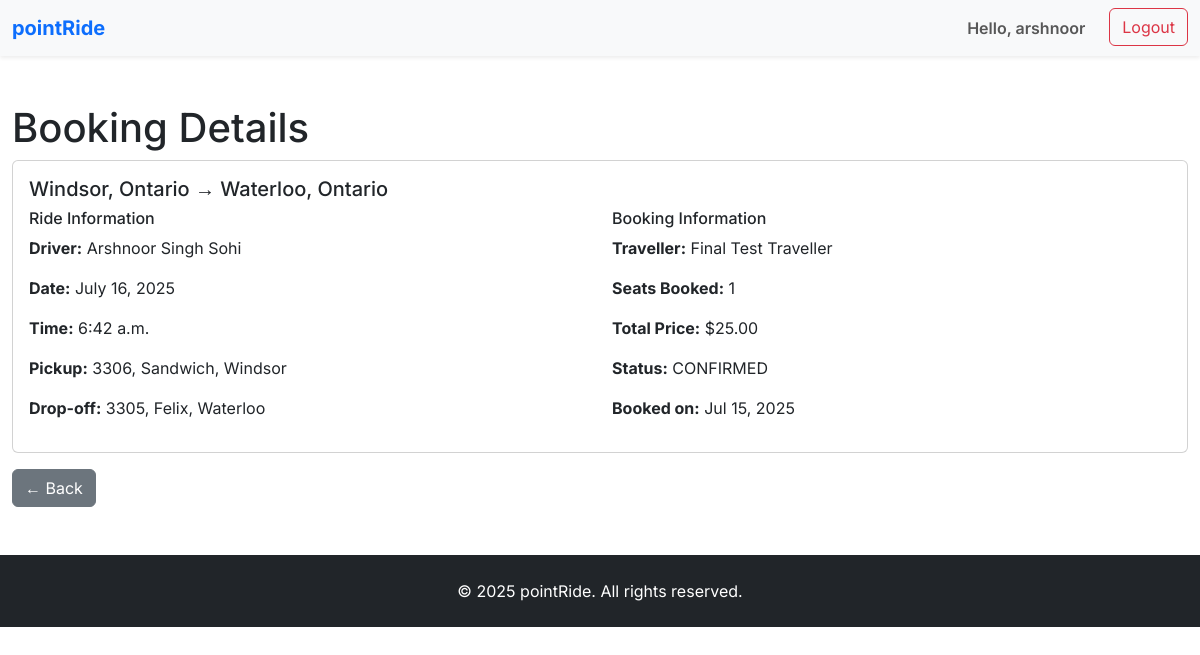
The app's page /rides/booking/1/ (signed in) with its own data.
### accounts/models.py (models this page shows, shortened)
class User(AbstractUser):
    full_legal_name = models.CharField(max_length=255, blank=False, null=False)
    phone_number = models.CharField(max_length=20, blank=True, null=True)
    profile_picture = models.ImageField(
        upload_to='profile_pictures/',
        blank=True,
        null=True,
        validators=[FileExtensionValidator(allowed_extensions=['jpg', 'jpeg', 'png'])]
    )
    current_home_address = models.CharField(max_length=255, blank=False, null=False)
    starting_city = models.CharField(max_length=100, blank=False, null=False)
    bio = models.TextField(blank=True, null=True)
    languages_spoken = models.JSONField(default=list, blank=True, null=True)
    is_driver = models.BooleanField(default=False)
    is_traveller = models.BooleanField(default=True)  # Default to traveller
    groups = models.ManyToManyField(
        'auth.Group',
        verbose_name='groups',
        blank=True,
        help_text='The groups this user belongs to. A user will get all permissions granted to each of their groups.',
        related_name="custom_user_set",
        related_query_name="user",
    )
    user_permissions = models.ManyToManyField(
        'auth.Permission',
        verbose_name='user permissions',
        blank=True,
        help_text='Specific permissions for this user.',
        related_name="custom_user_set",
        related_query_name="user",
    )

### rides/models.py (models this page shows, shortened)
class Booking(models.Model):
    BOOKING_STATUS_CHOICES = [
        ('PENDING', 'Pending'),
        ('CONFIRMED', 'Confirmed'),
        ('CANCELLED', 'Cancelled'),
        ('COMPLETED', 'Completed'),
    ]
    ride = models.ForeignKey(Ride, on_delete=models.CASCADE, related_name='bookings')
    traveller = models.ForeignKey(User, on_delete=models.CASCADE, related_name='bookings')
    seats_booked = models.IntegerField(validators=[MinValueValidator(1), MaxValueValidator(4)])
    total_price = models.DecimalField(max_digits=8, decimal_places=2)
    custom_pickup_location = models.CharField(max_length=255, blank=True, null=True)
    custom_dropoff_location = models.CharField(max_length=255, blank=True, null=True)
    status = models.CharField(max_length=20, choices=BOOKING_STATUS_CHOICES, default='PENDING')
    booking_notes = models.TextField(blank=True, null=True)
    created_at = models.DateTimeField(auto_now_add=True)
    updated_at = models.DateTimeField(auto_now=True)
    confirmed_at = models.DateTimeField(null=True, blank=True)
    class Meta:
        ordering = ['-created_at']
        unique_together = ['ride', 'traveller']  # Prevent duplicate bookings

class Ride(models.Model):
    RIDE_STATUS_CHOICES = [
        ('ACTIVE', 'Active'),
        ('FULL', 'Full'),
        ('COMPLETED', 'Completed'),
        ('CANCELLED', 'Cancelled'),
    ]
    route = models.ForeignKey(Route, on_delete=models.CASCADE, related_name='rides')
    driver = models.ForeignKey(User, on_delete=models.CASCADE, related_name='offered_rides')
    departure_date = models.DateField()
    departure_time = models.TimeField()
    available_seats = models.IntegerField(validators=[MinValueValidator(1), MaxValueValidator(8)])
    pickup_location = models.CharField(max_length=255)  # Specific address
    pickup_city = models.ForeignKey(City, on_delete=models.CASCADE, related_name='pickup_rides')
    dropoff_location = models.CharField(max_length=255)  # Specific address
    dropoff_city = models.ForeignKey(City, on_delete=models.CASCADE, related_name='dropoff_rides')
    notes = models.TextField(blank=True, null=True)
    price_per_seat = models.DecimalField(max_digits=8, decimal_places=2)
    status = models.CharField(max_length=20, choices=RIDE_STATUS_CHOICES, default='ACTIVE')
    created_at = models.DateTimeField(auto_now_add=True)
    updated_at = models.DateTimeField(auto_now=True)
    class Meta:
        ordering = ['departure_date', 'departure_time']

class City(models.Model):
    name = models.CharField(max_length=100, unique=True)
    province = models.CharField(max_length=50, default='Ontario')
    country = models.CharField(max_length=50, default='Canada')
    latitude = models.DecimalField(max_digits=9, decimal_places=6, null=True, blank=True)
    longitude = models.DecimalField(max_digits=9, decimal_places=6, null=True, blank=True)
    is_active = models.BooleanField(default=True)
    class Meta:
        verbose_name_plural = "Cities"
        ordering = ['name']
    def __str__(self):
        return f"{self.name}, {self.province}"

### rides/views.py (the view, shortened to what this page needs)
# urls.py: path('booking/<int:booking_id>/', views.booking_detail, name='booking_detail'),
@login_required
def booking_detail(request, booking_id):
    booking = get_object_or_404(Booking, id=booking_id)
    if request.user != booking.traveller and request.user != booking.ride.driver:
        return HttpResponseForbidden("You don't have permission to view this booking")
    return render(request, 'rides/booking_detail.html', {'booking': booking})

### rides/templates/rides/booking_detail.html (shortened to what this page needs)
{% extends 'base.html' %}
{% block content %}
<div class="container py-5">
    <h1>Booking Details</h1>
    <div class="card">
        <div class="card-body">
            <h5>{{ booking.ride.pickup_city }} → {{ booking.ride.dropoff_city }}</h5>
            <div class="row">
                <div class="col-md-6">
                    <h6>Ride Information</h6>
                    <p><strong>Driver:</strong> {{ booking.ride.driver.full_legal_name }}</p>
                    <p><strong>Date:</strong> {{ booking.ride.departure_date }}</p>
                    <p><strong>Time:</strong> {{ booking.ride.departure_time }}</p>
                    <p><strong>Pickup:</strong> {{ booking.ride.pickup_location }}</p>
                    <p><strong>Drop-off:</strong> {{ booking.ride.dropoff_location }}</p>
                </div>
                <div class="col-md-6">
                    <h6>Booking Information</h6>
                    <p><strong>Traveller:</strong> {{ booking.traveller.full_legal_name }}</p>
                    <p><strong>Seats Booked:</strong> {{ booking.seats_booked }}</p>
                    <p><strong>Total Price:</strong> ${{ booking.total_price }}</p>
                    <p><strong>Status:</strong> {{ booking.status }}</p>
                    <p><strong>Booked on:</strong> {{ booking.created_at|date:"M d, Y" }}</p>
                </div>
            </div>
        </div>
    </div>
    <div class="mt-3">
        <a href="{% url 'rides:my_rides' %}" class="btn btn-secondary">← Back</a>
    </div>
</div>
{% endblock %}

### templates/base.html (shortened to what this page needs)
<!DOCTYPE html>
<html lang="en">
<head>
    {% load static %}
    <link href="https://cdn.jsdelivr.net/npm/bootstrap@5.3.3/dist/css/bootstrap.min.css" rel="stylesheet" xintegrity="sha384-QWTKZyjpPEjISv5WaRU9OFeRpok6YctnYmDr5pNlyT2bRjXh0JMhjY6hW+ALEwIH">
    <link rel="stylesheet" href="{% static 'css/style.css' %}">
</head>
<body>
    <header>
        <nav class="navbar navbar-expand-lg navbar-light bg-light shadow-sm">
            <div class="container">
                <a class="navbar-brand fw-bold text-primary" href="{% url 'home' %}">pointRide</a>
                <div class="collapse navbar-collapse" id="navbarNav">
                    <ul class="navbar-nav ms-auto">
                        {% if user.is_authenticated %}
                            <li class="nav-item">
                                <span class="nav-link fw-semibold">Hello, {{ user.username }}</span>
                            </li>
                            <li class="nav-item">
                                <form action="{% url 'accounts:logout' %}" method="post" class="d-inline">
                                    <button type="submit" class="btn btn-outline-danger ms-lg-3">Logout</button>
                                </form>
                            </li>
                        {% endif %}
                    </ul>
                </div>
            </div>
        </nav>
    </header>
    <main class="flex-grow-1">
        {% block content %}
        {% endblock %}
    </main>
    <footer class="bg-dark text-white text-center py-4 mt-auto">
        <div class="container">
            <p class="mb-0">&copy; {% now "Y" %} pointRide. All rights reserved.</p>
        </div>
    </footer>
</body>
</html>

### static/css/style.css (style rules this page uses)
body { font-family: 'Inter', sans-serif; @apply bg-gray-50 text-gray-800; }
html, body, #root { height: 100%; }
a { @apply text-blue-600 hover:text-blue-800 transition-colors duration-200; }
h1, h2, h3, h4, h5, h6 { @apply font-semibold text-gray-900; }
h1 { @apply text-4xl md:text-5xl; }
header { @apply bg-white shadow-md py-4 px-6; }
header nav { @apply container mx-auto flex justify-between items-center; }
header nav ul { @apply flex space-x-6; }
form button[type="submit"] { @apply px-6 py-3 rounded-md font-semibold text-white transition-colors duration-200; }
footer { @apply bg-gray-800 text-gray-300 text-center py-6 px-4 mt-8; }
footer p { @apply text-sm; }
.container { max-width: 1200px; }

### records on screen
User: username "arshnoor"
Booking: ride.pickup_city "Windsor, Ontario", ride.dropoff_city "Waterloo, Ontario", ride.driver.full_legal_name "Arshnoor Singh Sohi", ride.departure_date "July 16, 2025", ride.departure_time "6:42 a.m.", ride.pickup_location "3306, Sandwich, Windsor", ride.dropoff_location "3305, Felix, Waterloo", traveller.full_legal_name "Final Test Traveller", seats_booked "1", total_price "25.00", status "CONFIRMED", created_at "Jul 15, 2025"
